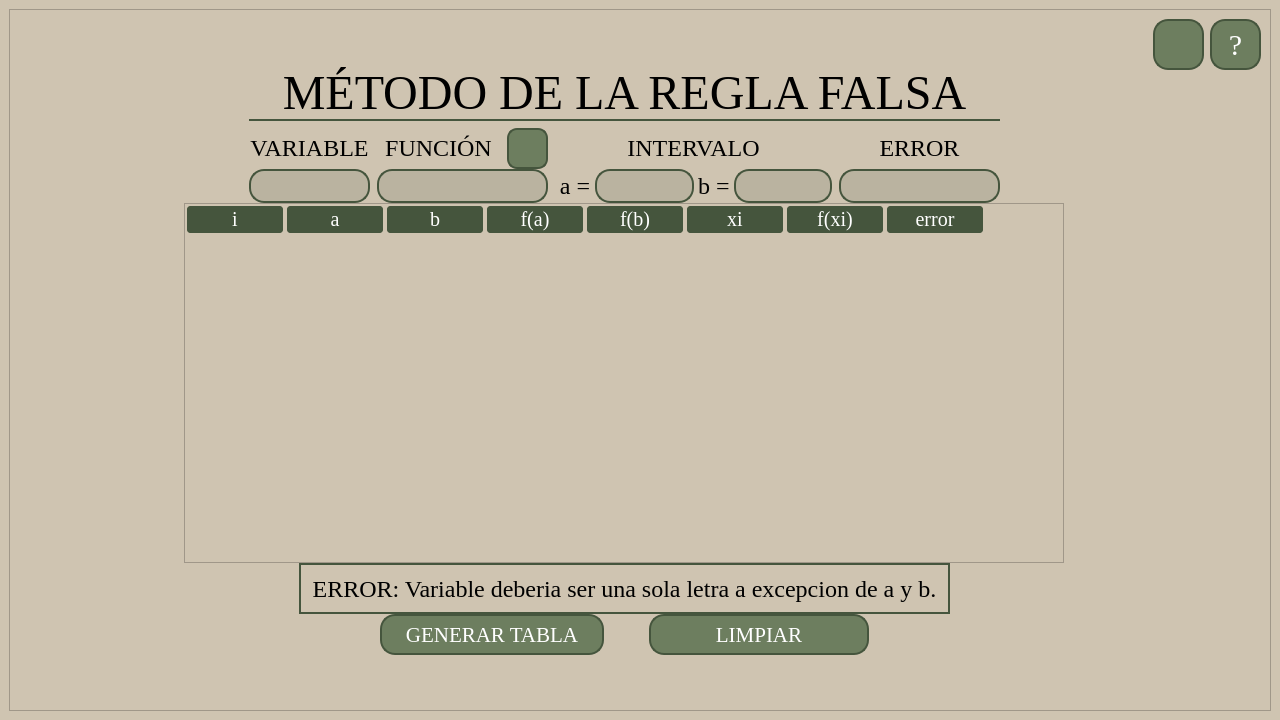
<?xml version="1.0" encoding="UTF-8"?>
<ui version="4.0">
 <class>MainWindow</class>
 <widget class="QMainWindow" name="MainWindow">
  <property name="windowModality">
   <enum>Qt::ApplicationModal</enum>
  </property>
  <property name="geometry">
   <rect>
    <x>0</x>
    <y>0</y>
    <width>1280</width>
    <height>720</height>
   </rect>
  </property>
  <property name="sizePolicy">
   <sizepolicy hsizetype="Expanding" vsizetype="Expanding">
    <horstretch>0</horstretch>
    <verstretch>0</verstretch>
   </sizepolicy>
  </property>
  <property name="minimumSize">
   <size>
    <width>1280</width>
    <height>720</height>
   </size>
  </property>
  <property name="baseSize">
   <size>
    <width>1280</width>
    <height>720</height>
   </size>
  </property>
  <property name="windowTitle">
   <string>Calculadora del metodo de la regla falsa</string>
  </property>
  <property name="windowIcon">
   <iconset>
    <normaloff>Icon.png</normaloff>Icon.png</iconset>
  </property>
  <property name="styleSheet">
   <string notr="true">background-color: #cfc4b1;</string>
  </property>
  <property name="toolButtonStyle">
   <enum>Qt::ToolButtonIconOnly</enum>
  </property>
  <property name="dockNestingEnabled">
   <bool>false</bool>
  </property>
  <widget class="QWidget" name="centralwidget">
   <layout class="QHBoxLayout" name="horizontalLayout_10">
    <item>
     <widget class="QFrame" name="frame">
      <property name="frameShape">
       <enum>QFrame::StyledPanel</enum>
      </property>
      <property name="frameShadow">
       <enum>QFrame::Raised</enum>
      </property>
      <layout class="QVBoxLayout" name="verticalLayout_7">
       <item>
        <layout class="QHBoxLayout" name="horizontalLayout_9" stretch="2,9,1,1">
         <item>
          <spacer name="horizontalSpacer_8">
           <property name="orientation">
            <enum>Qt::Horizontal</enum>
           </property>
           <property name="sizeHint" stdset="0">
            <size>
             <width>40</width>
             <height>20</height>
            </size>
           </property>
          </spacer>
         </item>
         <item>
          <layout class="QVBoxLayout" name="verticalLayout_9" stretch="1,9,1">
           <property name="spacing">
            <number>0</number>
           </property>
           <item>
            <spacer name="verticalSpacer">
             <property name="orientation">
              <enum>Qt::Vertical</enum>
             </property>
             <property name="sizeType">
              <enum>QSizePolicy::Minimum</enum>
             </property>
             <property name="sizeHint" stdset="0">
              <size>
               <width>20</width>
               <height>18</height>
              </size>
             </property>
            </spacer>
           </item>
           <item>
            <layout class="QVBoxLayout" name="verticalLayout_8" stretch="3,6,3">
             <item>
              <layout class="QHBoxLayout" name="horizontalLayout_8" stretch="2,8,2">
               <item>
                <spacer name="horizontalSpacer_4">
                 <property name="orientation">
                  <enum>Qt::Horizontal</enum>
                 </property>
                 <property name="sizeHint" stdset="0">
                  <size>
                   <width>48</width>
                   <height>20</height>
                  </size>
                 </property>
                </spacer>
               </item>
               <item>
                <layout class="QVBoxLayout" name="verticalLayout_6" stretch="4,3">
                 <property name="spacing">
                  <number>7</number>
                 </property>
                 <item>
                  <widget class="QLabel" name="title">
                   <property name="minimumSize">
                    <size>
                     <width>751</width>
                     <height>50</height>
                    </size>
                   </property>
                   <property name="font">
                    <font>
                     <family>Times New Roman</family>
                     <pointsize>36</pointsize>
                    </font>
                   </property>
                   <property name="styleSheet">
                    <string notr="true">background-color: #cfc4b1;
font-family: Times New Roman;
border-bottom: 2px solid rgb(69, 85, 61);
</string>
                   </property>
                   <property name="text">
                    <string>MÉTODO DE LA REGLA FALSA</string>
                   </property>
                   <property name="textFormat">
                    <enum>Qt::RichText</enum>
                   </property>
                   <property name="scaledContents">
                    <bool>true</bool>
                   </property>
                   <property name="alignment">
                    <set>Qt::AlignCenter</set>
                   </property>
                   <property name="wordWrap">
                    <bool>true</bool>
                   </property>
                  </widget>
                 </item>
                 <item>
                  <layout class="QHBoxLayout" name="horizontalLayout_6">
                   <item>
                    <layout class="QVBoxLayout" name="verticalLayout" stretch="2,2">
                     <property name="spacing">
                      <number>0</number>
                     </property>
                     <item>
                      <widget class="QLabel" name="title_2">
                       <property name="minimumSize">
                        <size>
                         <width>121</width>
                         <height>41</height>
                        </size>
                       </property>
                       <property name="font">
                        <font>
                         <family>Times New Roman</family>
                         <pointsize>18</pointsize>
                        </font>
                       </property>
                       <property name="styleSheet">
                        <string notr="true">font-family: Times New Roman;</string>
                       </property>
                       <property name="text">
                        <string>VARIABLE</string>
                       </property>
                       <property name="textFormat">
                        <enum>Qt::RichText</enum>
                       </property>
                       <property name="scaledContents">
                        <bool>true</bool>
                       </property>
                       <property name="alignment">
                        <set>Qt::AlignCenter</set>
                       </property>
                       <property name="wordWrap">
                        <bool>true</bool>
                       </property>
                      </widget>
                     </item>
                     <item>
                      <widget class="QLineEdit" name="variableLine">
                       <property name="minimumSize">
                        <size>
                         <width>121</width>
                         <height>31</height>
                        </size>
                       </property>
                       <property name="maximumSize">
                        <size>
                         <width>480</width>
                         <height>45</height>
                        </size>
                       </property>
                       <property name="styleSheet">
                        <string notr="true">background-color: #BAB3A0 ;
font-family: Times New Roman;
font-size: 24px;
border: 2px solid rgb(69, 85, 61);
border-radius: 15px;
</string>
                       </property>
                       <property name="alignment">
                        <set>Qt::AlignCenter</set>
                       </property>
                      </widget>
                     </item>
                    </layout>
                   </item>
                   <item>
                    <layout class="QVBoxLayout" name="verticalLayout_2" stretch="2,2">
                     <property name="spacing">
                      <number>0</number>
                     </property>
                     <item>
                      <layout class="QHBoxLayout" name="horizontalLayout_4" stretch="5,1">
                       <property name="spacing">
                        <number>7</number>
                       </property>
                       <item>
                        <widget class="QLabel" name="title_5">
                         <property name="sizePolicy">
                          <sizepolicy hsizetype="Preferred" vsizetype="Expanding">
                           <horstretch>0</horstretch>
                           <verstretch>0</verstretch>
                          </sizepolicy>
                         </property>
                         <property name="minimumSize">
                          <size>
                           <width>121</width>
                           <height>41</height>
                          </size>
                         </property>
                         <property name="font">
                          <font>
                           <family>Times New Roman</family>
                           <pointsize>18</pointsize>
                          </font>
                         </property>
                         <property name="styleSheet">
                          <string notr="true">font-family: Times New Roman;</string>
                         </property>
                         <property name="text">
                          <string>FUNCIÓN</string>
                         </property>
                         <property name="textFormat">
                          <enum>Qt::RichText</enum>
                         </property>
                         <property name="scaledContents">
                          <bool>true</bool>
                         </property>
                         <property name="alignment">
                          <set>Qt::AlignCenter</set>
                         </property>
                         <property name="wordWrap">
                          <bool>true</bool>
                         </property>
                        </widget>
                       </item>
                       <item>
                        <widget class="QPushButton" name="calculatorFunc">
                         <property name="minimumSize">
                          <size>
                           <width>41</width>
                           <height>41</height>
                          </size>
                         </property>
                         <property name="cursor">
                          <cursorShape>PointingHandCursor</cursorShape>
                         </property>
                         <property name="styleSheet">
                          <string notr="true">QPushButton#calculatorFunc{
background-color: #6d7e5f ;
font-family: Times New Roman;
font-size: 20px;
border: 2px solid #45553d;
border-radius: 10px;
color: white;
}

QPushButton#calculatorFunc:hover{
background-color: #333B2D;
border: 2px solid white;
}</string>
                         </property>
                         <property name="text">
                          <string/>
                         </property>
                         <property name="icon">
                          <iconset>
                           <normaloff>../imagenes/calculadora.png</normaloff>../imagenes/calculadora.png</iconset>
                         </property>
                         <property name="iconSize">
                          <size>
                           <width>35</width>
                           <height>35</height>
                          </size>
                         </property>
                        </widget>
                       </item>
                      </layout>
                     </item>
                     <item>
                      <widget class="QLineEdit" name="funcionLine">
                       <property name="sizePolicy">
                        <sizepolicy hsizetype="Expanding" vsizetype="Expanding">
                         <horstretch>0</horstretch>
                         <verstretch>0</verstretch>
                        </sizepolicy>
                       </property>
                       <property name="minimumSize">
                        <size>
                         <width>171</width>
                         <height>31</height>
                        </size>
                       </property>
                       <property name="maximumSize">
                        <size>
                         <width>680</width>
                         <height>45</height>
                        </size>
                       </property>
                       <property name="styleSheet">
                        <string notr="true">background-color: #BAB3A0 ;
font-family: Times New Roman;
font-size: 24px;
border: 2px solid rgb(69, 85, 61);
border-radius: 15px;
</string>
                       </property>
                       <property name="alignment">
                        <set>Qt::AlignCenter</set>
                       </property>
                      </widget>
                     </item>
                    </layout>
                   </item>
                   <item>
                    <layout class="QVBoxLayout" name="verticalLayout_3" stretch="2,2">
                     <property name="spacing">
                      <number>0</number>
                     </property>
                     <item>
                      <widget class="QLabel" name="title_3">
                       <property name="minimumSize">
                        <size>
                         <width>261</width>
                         <height>41</height>
                        </size>
                       </property>
                       <property name="font">
                        <font>
                         <family>Times New Roman</family>
                         <pointsize>18</pointsize>
                        </font>
                       </property>
                       <property name="styleSheet">
                        <string notr="true">font-family: Times New Roman;</string>
                       </property>
                       <property name="text">
                        <string>INTERVALO</string>
                       </property>
                       <property name="textFormat">
                        <enum>Qt::RichText</enum>
                       </property>
                       <property name="scaledContents">
                        <bool>true</bool>
                       </property>
                       <property name="alignment">
                        <set>Qt::AlignCenter</set>
                       </property>
                       <property name="wordWrap">
                        <bool>true</bool>
                       </property>
                      </widget>
                     </item>
                     <item>
                      <layout class="QHBoxLayout" name="horizontalLayout_5" stretch="1,3,1,3">
                       <item>
                        <widget class="QLabel" name="title_6">
                         <property name="minimumSize">
                          <size>
                           <width>40</width>
                           <height>31</height>
                          </size>
                         </property>
                         <property name="font">
                          <font>
                           <family>Times New Roman</family>
                           <pointsize>18</pointsize>
                          </font>
                         </property>
                         <property name="styleSheet">
                          <string notr="true">font-family: Times New Roman;</string>
                         </property>
                         <property name="text">
                          <string>a =</string>
                         </property>
                         <property name="textFormat">
                          <enum>Qt::RichText</enum>
                         </property>
                         <property name="scaledContents">
                          <bool>true</bool>
                         </property>
                         <property name="alignment">
                          <set>Qt::AlignCenter</set>
                         </property>
                         <property name="wordWrap">
                          <bool>true</bool>
                         </property>
                        </widget>
                       </item>
                       <item>
                        <widget class="QLineEdit" name="intervalA">
                         <property name="minimumSize">
                          <size>
                           <width>81</width>
                           <height>31</height>
                          </size>
                         </property>
                         <property name="maximumSize">
                          <size>
                           <width>320</width>
                           <height>45</height>
                          </size>
                         </property>
                         <property name="styleSheet">
                          <string notr="true">background-color: #BAB3A0 ;
font-family: Times New Roman;
font-size: 24px;
border: 2px solid rgb(69, 85, 61);
border-radius: 15px;
</string>
                         </property>
                         <property name="alignment">
                          <set>Qt::AlignCenter</set>
                         </property>
                        </widget>
                       </item>
                       <item>
                        <widget class="QLabel" name="title_7">
                         <property name="minimumSize">
                          <size>
                           <width>40</width>
                           <height>31</height>
                          </size>
                         </property>
                         <property name="font">
                          <font>
                           <family>Times New Roman</family>
                           <pointsize>18</pointsize>
                          </font>
                         </property>
                         <property name="styleSheet">
                          <string notr="true">font-family: Times New Roman;</string>
                         </property>
                         <property name="text">
                          <string>b =</string>
                         </property>
                         <property name="textFormat">
                          <enum>Qt::RichText</enum>
                         </property>
                         <property name="scaledContents">
                          <bool>true</bool>
                         </property>
                         <property name="alignment">
                          <set>Qt::AlignCenter</set>
                         </property>
                         <property name="wordWrap">
                          <bool>true</bool>
                         </property>
                        </widget>
                       </item>
                       <item>
                        <widget class="QLineEdit" name="intervalB">
                         <property name="minimumSize">
                          <size>
                           <width>81</width>
                           <height>31</height>
                          </size>
                         </property>
                         <property name="maximumSize">
                          <size>
                           <width>320</width>
                           <height>45</height>
                          </size>
                         </property>
                         <property name="styleSheet">
                          <string notr="true">background-color: #BAB3A0 ;
font-family: Times New Roman;
font-size: 24px;
border: 2px solid rgb(69, 85, 61);
border-radius: 15px;
</string>
                         </property>
                         <property name="alignment">
                          <set>Qt::AlignCenter</set>
                         </property>
                        </widget>
                       </item>
                      </layout>
                     </item>
                    </layout>
                   </item>
                   <item>
                    <layout class="QVBoxLayout" name="verticalLayout_4" stretch="2,2">
                     <property name="spacing">
                      <number>0</number>
                     </property>
                     <item>
                      <widget class="QLabel" name="title_4">
                       <property name="minimumSize">
                        <size>
                         <width>161</width>
                         <height>41</height>
                        </size>
                       </property>
                       <property name="font">
                        <font>
                         <family>Times New Roman</family>
                         <pointsize>18</pointsize>
                        </font>
                       </property>
                       <property name="styleSheet">
                        <string notr="true">font-family: Times New Roman;</string>
                       </property>
                       <property name="text">
                        <string>ERROR</string>
                       </property>
                       <property name="textFormat">
                        <enum>Qt::RichText</enum>
                       </property>
                       <property name="scaledContents">
                        <bool>true</bool>
                       </property>
                       <property name="alignment">
                        <set>Qt::AlignCenter</set>
                       </property>
                       <property name="wordWrap">
                        <bool>true</bool>
                       </property>
                      </widget>
                     </item>
                     <item>
                      <widget class="QLineEdit" name="errorLine">
                       <property name="minimumSize">
                        <size>
                         <width>161</width>
                         <height>31</height>
                        </size>
                       </property>
                       <property name="maximumSize">
                        <size>
                         <width>640</width>
                         <height>45</height>
                        </size>
                       </property>
                       <property name="styleSheet">
                        <string notr="true">background-color: #BAB3A0 ;
font-family: Times New Roman;
font-size: 24px;
border: 2px solid rgb(69, 85, 61);
border-radius: 15px;
</string>
                       </property>
                       <property name="alignment">
                        <set>Qt::AlignCenter</set>
                       </property>
                      </widget>
                     </item>
                    </layout>
                   </item>
                  </layout>
                 </item>
                </layout>
               </item>
               <item>
                <spacer name="horizontalSpacer_7">
                 <property name="orientation">
                  <enum>Qt::Horizontal</enum>
                 </property>
                 <property name="sizeHint" stdset="0">
                  <size>
                   <width>48</width>
                   <height>20</height>
                  </size>
                 </property>
                </spacer>
               </item>
              </layout>
             </item>
             <item>
              <widget class="QTableWidget" name="table">
               <property name="minimumSize">
                <size>
                 <width>880</width>
                 <height>360</height>
                </size>
               </property>
               <property name="font">
                <font>
                 <family>Times New Roman</family>
                 <pointsize>16</pointsize>
                </font>
               </property>
               <property name="styleSheet">
                <string notr="true">QHeaderView::section {
background-color:#45553d;
border: 2px solid #cfc4b1;
border-radius: 5px;
color: white;
font-family: Times New Roman;
font-size: 20px;
}

QTableWidget#tableWidget {
background-color:#cfc4b1;
border: 2px solid;
color: black;
font-family: Times New Roman;
font-size: 20px;
justify-content: center;
align-items: center;
align: center;
alignment: AlignCenter;
}</string>
               </property>
               <property name="editTriggers">
                <set>QAbstractItemView::DoubleClicked</set>
               </property>
               <property name="tabKeyNavigation">
                <bool>false</bool>
               </property>
               <property name="showDropIndicator" stdset="0">
                <bool>false</bool>
               </property>
               <property name="dragDropOverwriteMode">
                <bool>false</bool>
               </property>
               <column>
                <property name="text">
                 <string>i</string>
                </property>
               </column>
               <column>
                <property name="text">
                 <string>a</string>
                </property>
               </column>
               <column>
                <property name="text">
                 <string>b</string>
                </property>
               </column>
               <column>
                <property name="text">
                 <string>f(a)</string>
                </property>
               </column>
               <column>
                <property name="text">
                 <string>f(b)</string>
                </property>
               </column>
               <column>
                <property name="text">
                 <string>xi</string>
                </property>
               </column>
               <column>
                <property name="text">
                 <string>f(xi)</string>
                </property>
               </column>
               <column>
                <property name="text">
                 <string>error</string>
                </property>
               </column>
              </widget>
             </item>
             <item>
              <layout class="QHBoxLayout" name="horizontalLayout_7" stretch="1,3,1">
               <item>
                <spacer name="horizontalSpacer_6">
                 <property name="orientation">
                  <enum>Qt::Horizontal</enum>
                 </property>
                 <property name="sizeHint" stdset="0">
                  <size>
                   <width>78</width>
                   <height>20</height>
                  </size>
                 </property>
                </spacer>
               </item>
               <item>
                <layout class="QVBoxLayout" name="verticalLayout_5" stretch="1,70">
                 <property name="sizeConstraint">
                  <enum>QLayout::SetMinimumSize</enum>
                 </property>
                 <item>
                  <widget class="QLabel" name="errorLabel">
                   <property name="minimumSize">
                    <size>
                     <width>651</width>
                     <height>51</height>
                    </size>
                   </property>
                   <property name="maximumSize">
                    <size>
                     <width>1000</width>
                     <height>100</height>
                    </size>
                   </property>
                   <property name="font">
                    <font>
                     <family>Times New Roman</family>
                     <pointsize>18</pointsize>
                    </font>
                   </property>
                   <property name="styleSheet">
                    <string notr="true">background-color: #cfc4b1;
font-family: Times New Roman;
border: 2px solid rgb(69, 85, 61);</string>
                   </property>
                   <property name="text">
                    <string>ERROR: Variable deberia ser una sola letra a excepcion de a y b.</string>
                   </property>
                   <property name="alignment">
                    <set>Qt::AlignCenter</set>
                   </property>
                   <property name="wordWrap">
                    <bool>true</bool>
                   </property>
                  </widget>
                 </item>
                 <item>
                  <layout class="QHBoxLayout" name="horizontalLayout_3" stretch="1,6,1">
                   <item>
                    <spacer name="horizontalSpacer_2">
                     <property name="orientation">
                      <enum>Qt::Horizontal</enum>
                     </property>
                     <property name="sizeHint" stdset="0">
                      <size>
                       <width>68</width>
                       <height>20</height>
                      </size>
                     </property>
                    </spacer>
                   </item>
                   <item>
                    <layout class="QHBoxLayout" name="horizontalLayout_2" stretch="5,1,5">
                     <item>
                      <widget class="QPushButton" name="generar">
                       <property name="sizePolicy">
                        <sizepolicy hsizetype="Expanding" vsizetype="Expanding">
                         <horstretch>0</horstretch>
                         <verstretch>0</verstretch>
                        </sizepolicy>
                       </property>
                       <property name="minimumSize">
                        <size>
                         <width>211</width>
                         <height>41</height>
                        </size>
                       </property>
                       <property name="maximumSize">
                        <size>
                         <width>300</width>
                         <height>60</height>
                        </size>
                       </property>
                       <property name="font">
                        <font>
                         <family>Times New Roman</family>
                         <pointsize>16</pointsize>
                        </font>
                       </property>
                       <property name="cursor">
                        <cursorShape>PointingHandCursor</cursorShape>
                       </property>
                       <property name="styleSheet">
                        <string notr="true">QPushButton#generar{
background-color: #6d7e5f ;
font-family: Times New Roman;
border: 2px solid #45553d;
border-radius: 15px;
color: white;
}

QPushButton#generar:hover{
background-color: #333B2D ;
font-family: Times New Roman;
border: 2px solid white;
border-radius: 15px;
color: white;
}
</string>
                       </property>
                       <property name="text">
                        <string>GENERAR TABLA</string>
                       </property>
                      </widget>
                     </item>
                     <item>
                      <spacer name="horizontalSpacer">
                       <property name="orientation">
                        <enum>Qt::Horizontal</enum>
                       </property>
                       <property name="sizeHint" stdset="0">
                        <size>
                         <width>40</width>
                         <height>20</height>
                        </size>
                       </property>
                      </spacer>
                     </item>
                     <item>
                      <widget class="QPushButton" name="limpiar">
                       <property name="sizePolicy">
                        <sizepolicy hsizetype="Expanding" vsizetype="Expanding">
                         <horstretch>0</horstretch>
                         <verstretch>0</verstretch>
                        </sizepolicy>
                       </property>
                       <property name="minimumSize">
                        <size>
                         <width>161</width>
                         <height>41</height>
                        </size>
                       </property>
                       <property name="maximumSize">
                        <size>
                         <width>220</width>
                         <height>60</height>
                        </size>
                       </property>
                       <property name="font">
                        <font>
                         <family>Times New Roman</family>
                         <pointsize>16</pointsize>
                        </font>
                       </property>
                       <property name="cursor">
                        <cursorShape>PointingHandCursor</cursorShape>
                       </property>
                       <property name="styleSheet">
                        <string notr="true">QPushButton#limpiar{
background-color: #6d7e5f ;
font-family: Times New Roman;
border: 2px solid #45553d;
border-radius: 15px;
color: white;
}

QPushButton#limpiar:hover{
background-color: #333B2D ;
font-family: Times New Roman;
border: 2px solid white;
border-radius: 15px;
color: white;
}</string>
                       </property>
                       <property name="text">
                        <string>LIMPIAR</string>
                       </property>
                      </widget>
                     </item>
                    </layout>
                   </item>
                   <item>
                    <spacer name="horizontalSpacer_3">
                     <property name="orientation">
                      <enum>Qt::Horizontal</enum>
                     </property>
                     <property name="sizeHint" stdset="0">
                      <size>
                       <width>68</width>
                       <height>20</height>
                      </size>
                     </property>
                    </spacer>
                   </item>
                  </layout>
                 </item>
                </layout>
               </item>
               <item>
                <spacer name="horizontalSpacer_5">
                 <property name="orientation">
                  <enum>Qt::Horizontal</enum>
                 </property>
                 <property name="sizeHint" stdset="0">
                  <size>
                   <width>88</width>
                   <height>20</height>
                  </size>
                 </property>
                </spacer>
               </item>
              </layout>
             </item>
            </layout>
           </item>
           <item>
            <spacer name="verticalSpacer_2">
             <property name="orientation">
              <enum>Qt::Vertical</enum>
             </property>
             <property name="sizeType">
              <enum>QSizePolicy::Minimum</enum>
             </property>
             <property name="sizeHint" stdset="0">
              <size>
               <width>20</width>
               <height>18</height>
              </size>
             </property>
            </spacer>
           </item>
          </layout>
         </item>
         <item>
          <spacer name="horizontalSpacer_9">
           <property name="orientation">
            <enum>Qt::Horizontal</enum>
           </property>
           <property name="sizeHint" stdset="0">
            <size>
             <width>208</width>
             <height>20</height>
            </size>
           </property>
          </spacer>
         </item>
         <item>
          <layout class="QVBoxLayout" name="verticalLayout_10" stretch="1,9">
           <item>
            <layout class="QHBoxLayout" name="horizontalLayout" stretch="1,1">
             <item>
              <widget class="QPushButton" name="TeamBtn">
               <property name="minimumSize">
                <size>
                 <width>51</width>
                 <height>51</height>
                </size>
               </property>
               <property name="cursor">
                <cursorShape>PointingHandCursor</cursorShape>
               </property>
               <property name="styleSheet">
                <string notr="true">QPushButton{
background-color: #6d7e5f ;
font-family: Times New Roman;
font-size: 30px;
border: 2px solid #45553d;
border-radius: 15px;
color: white;
}

QPushButton:hover{
background-color: #333B2D ;
font-family: Times New Roman;
font-size: 30px;
border: 2px solid white;
border-radius: 15px;
color: white;
}</string>
               </property>
               <property name="text">
                <string/>
               </property>
               <property name="icon">
                <iconset>
                 <normaloff>../imagenes/developers.png</normaloff>../imagenes/developers.png</iconset>
               </property>
               <property name="iconSize">
                <size>
                 <width>30</width>
                 <height>30</height>
                </size>
               </property>
              </widget>
             </item>
             <item>
              <widget class="QPushButton" name="Tutorial">
               <property name="minimumSize">
                <size>
                 <width>51</width>
                 <height>51</height>
                </size>
               </property>
               <property name="cursor">
                <cursorShape>PointingHandCursor</cursorShape>
               </property>
               <property name="styleSheet">
                <string notr="true">QPushButton#Tutorial{
background-color: #6d7e5f ;
font-family: Times New Roman;
font-size: 30px;
border: 2px solid #45553d;
border-radius: 15px;
color: white;
}

QPushButton#Tutorial:hover{
background-color: #333B2D ;
font-family: Times New Roman;
font-size: 30px;
border: 2px solid white;
border-radius: 15px;
color: white;
}</string>
               </property>
               <property name="text">
                <string>?</string>
               </property>
              </widget>
             </item>
            </layout>
           </item>
           <item>
            <spacer name="verticalSpacer_3">
             <property name="orientation">
              <enum>Qt::Vertical</enum>
             </property>
             <property name="sizeHint" stdset="0">
              <size>
               <width>20</width>
               <height>648</height>
              </size>
             </property>
            </spacer>
           </item>
          </layout>
         </item>
        </layout>
       </item>
      </layout>
     </widget>
    </item>
   </layout>
  </widget>
 </widget>
 <tabstops>
  <tabstop>variableLine</tabstop>
  <tabstop>funcionLine</tabstop>
  <tabstop>intervalA</tabstop>
  <tabstop>intervalB</tabstop>
  <tabstop>errorLine</tabstop>
  <tabstop>generar</tabstop>
  <tabstop>limpiar</tabstop>
  <tabstop>calculatorFunc</tabstop>
 </tabstops>
 <resources/>
 <connections/>
</ui>
